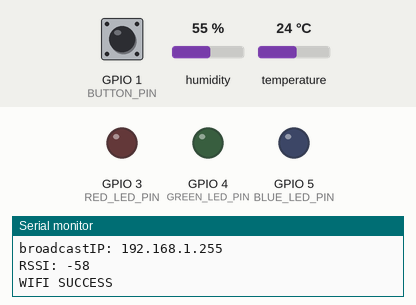
The program below on a simulated ESP32-C3. On the bench: output pins drawn as LEDs (lit = HIGH), the last lines printed to the serial monitor. Dashed ring = blinking. Inputs (shaded band) come from the test bench; at power-on: GPIO 1 (BUTTON_PIN) HIGH, humidity 55 %, temperature 24 °C. WiFi joins after 1.5 s; servers stay silent unless stated; web services answer with replies made up by the test bench.

Above: at 2.9 s.
3.0 s: GPIO 1 (BUTTON_PIN) pulled LOW for 0.15 s
At 3.38 s:
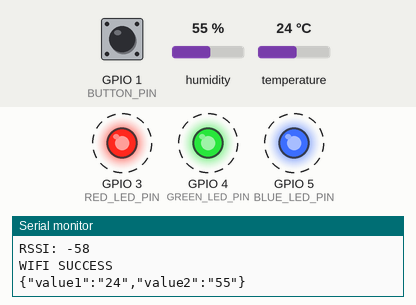
Timing chart, 0 to 6.0 s (numbered marks = the images above; inputs shaded):
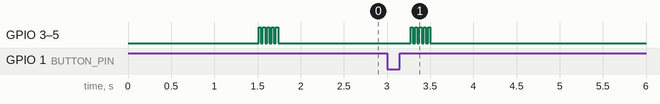

Measured:
- after the input at 3.0 s, GPIO 3 (RED_LED_PIN), GPIO 4 (GREEN_LED_PIN), GPIO 5 (BLUE_LED_PIN): alternates HIGH for 0.03 s and LOW for 0.03 s, 10 changes in all, then stays LOW, starting after 0.27 s

The program:

main.cpp
```cpp
#include <Arduino.h>
#include <HTTPClient.h>
#include "DHT.h"
#include "mywifi.h"
#include "myleds.h"

// BUTTON
#define BUTTON_PIN 1

// Button config
const byte BUTTON_DEBOUNCE_INTERVAL = 50;
byte buttonState = 0, buttonValue = 0, buttonPreviousValue = 0;

// DHT-11
#define DHT_PIN 10
DHT dht(DHT_PIN, DHT11);

int tempC = 0;
int humidity = 0;
int responseCode = 0;

unsigned long currentMillis = 0;

// WiFi Config
String SSID = "";
String PASSW = "";
bool wiFiSuccess = false;

void postToIftttHTTPS(int tempC, int humidity);

void setup() {
  setUpLeds();

  Serial.begin(115200);

  // Connect to WiFi
  wiFiSuccess = setupWiFi(Serial, SSID, PASSW);
  if (wiFiSuccess) {
    blinkOnboardLed();
  }
  Serial.println(wiFiSuccess ? "WIFI SUCCESS\n" : "WIFI FAILURE\n");

  // Initialize DHT sensor
  dht.begin();

  // Button
  pinMode(BUTTON_PIN, INPUT_PULLUP);
}

void loop() {
  buttonValue = digitalRead(BUTTON_PIN);

  if (buttonValue != buttonPreviousValue) {
    currentMillis = millis();
  }

  if (millis() > (currentMillis + BUTTON_DEBOUNCE_INTERVAL) && (buttonValue != buttonState)) {
    buttonState = buttonValue;
    if (buttonValue == LOW) {
      postToIftttHTTPS(dht.readTemperature(), dht.readHumidity());
    }
  }

  buttonPreviousValue = buttonValue;
}

void postToIftttHTTPS(int tempC, int humidity) {
  String URL = "https://maker.ifttt.com/trigger/my_reminder/with/key/";

  WiFiClientSecure client;
  client.setInsecure();

  HTTPClient https;
  if (!https.begin(client, URL)) {
    Serial.println("Connection failed");
  } else {
    String payload = "{\"value1\":\"" + String(tempC) + "\",\"value2\":\"" + String(humidity) + "\"}";
    Serial.println(payload);

    https.addHeader("Content-Type", "application/json");
    https.addHeader("Content-Length", String(payload.length()));

    byte responseCode = https.POST(payload);
    if (responseCode == HTTP_CODE_OK) {
      blinkOnboardLed();
      Serial.println(String(responseCode) + " " + https.getString());
    } else {
      Serial.println("FAILURE " + String(responseCode));
    }
  }
}
```

myleds.cpp
```cpp
#include "myleds.h"

int pins[] = { RED_LED_PIN, GREEN_LED_PIN, BLUE_LED_PIN };

void setUpLeds() {
  for (int j = 0; j < 3; j += 1) {
    pinMode(pins[j], OUTPUT);
  }
}

void blinkOnboardLed() {
    for (int i = 0; i < 10; i += 1) {
      for (int j = 0; j < 3; j += 1) {
        digitalWrite(pins[j], !digitalRead(pins[j]));
      }
      delay(25);
    }
}
```

myleds.h
```cpp
#ifndef MYLEDS_H
#define MYLEDS_H
#include <Arduino.h>

#define RED_LED_PIN 3
#define GREEN_LED_PIN 4
#define BLUE_LED_PIN 5

void setUpLeds();
void blinkOnboardLed();

#endif
```

mywifi.cpp
```cpp
#include "mywifi.h"

bool setupWiFi(HardwareSerial &serial, String SSID, String PASSW) {
  // Connect to WiFi
  serial.println("\nConnecting to " + SSID);
  WiFi.begin(SSID, PASSW);

  // while (WiFi.status() != WL_CONNECTED) {
  for (int i = 0; i < 20 && WiFi.status() != WL_CONNECTED; i += 1) {
    delay(500);
    serial.print(".");
  }

  if (WiFi.status() == WL_CONNECTED) {
    // Show that we are connected
    serial.println("\nConnected " + String(WiFi.status()));
    serial.print("SSID: ");
    serial.println(WiFi.SSID());
    serial.print("localIP: ");
    serial.println(WiFi.localIP());
    serial.print("macAddress: ");
    serial.println(WiFi.macAddress());
    serial.print("subnetMask: ");
    serial.println(WiFi.subnetMask());
    serial.print("gatewayIP: ");
    serial.println(WiFi.gatewayIP());
    serial.print("dnsIP: ");
    serial.println(WiFi.dnsIP());
    serial.print("broadcastIP: ");
    serial.println(WiFi.broadcastIP());
    serial.print("RSSI: ");
    serial.println(WiFi.RSSI());
    return true;
  } else {
    return false;
  }
}
```

mywifi.h
```cpp
#ifndef MYWIFI_H
#define MYWIFI_H
#include <Arduino.h>
#include <WiFi.h>

bool setupWiFi(HardwareSerial &serial, String SSID, String PASSW);

#endif
```
